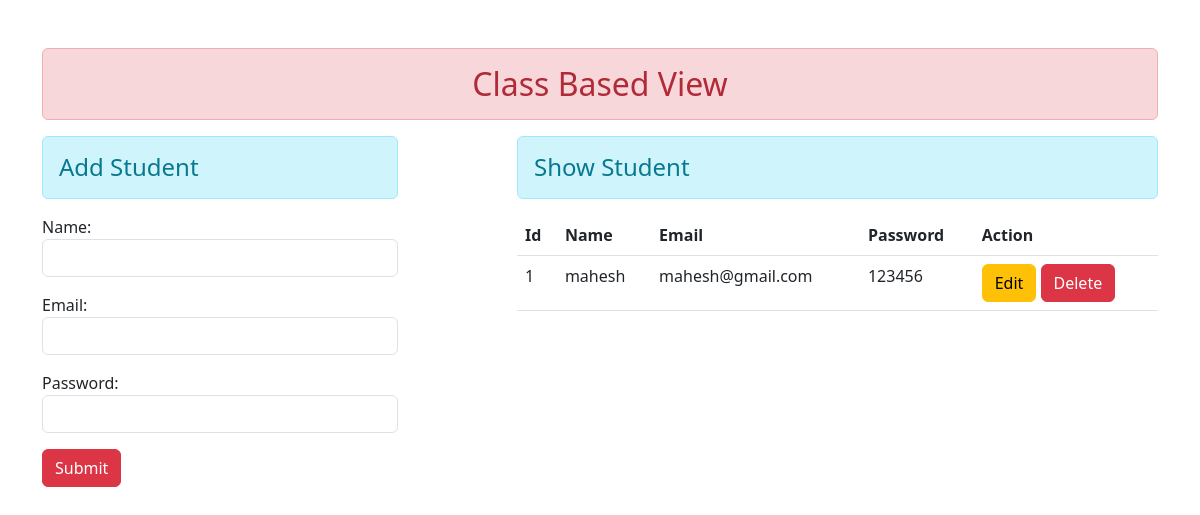
/, run on an earlier commit of the app's database.
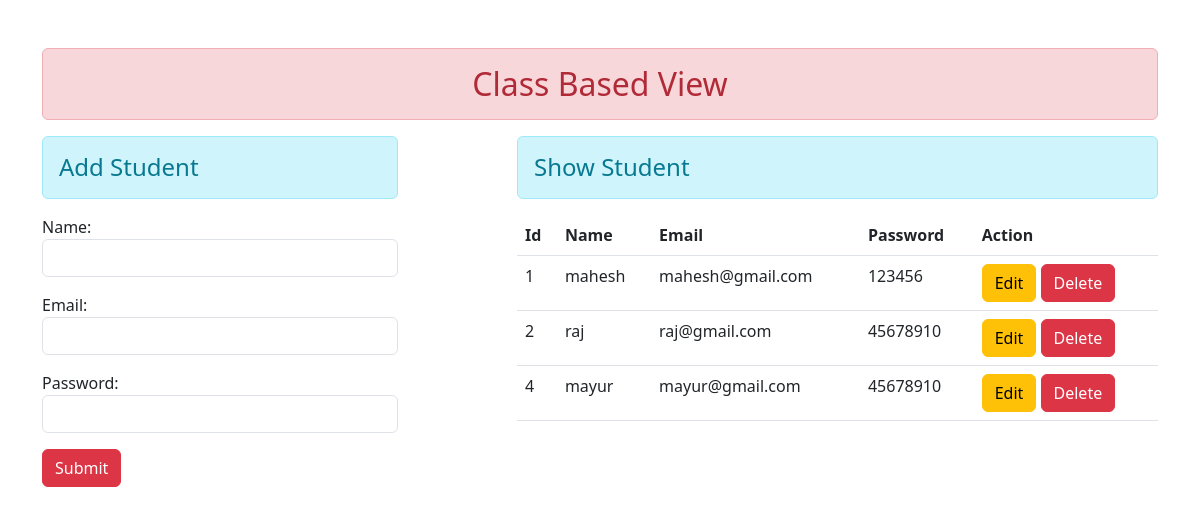
And on a later commit of the database.
### myapp/models.py (models this page shows)
class User(models.Model):
    name = models.CharField(max_length=100)
    email = models.EmailField()
    password =models.CharField(max_length=50)

### myapp/views.py (the view, shortened to what this page needs)
# urls.py: path('',views.UserAddProfile.as_view(), name='addshow'),
class UserAddProfile(TemplateView):
    template_name = 'myapp/addshow.html'
    def get_context_data(self,*args, **kwargs):
        context = super().get_context_data(**kwargs)
        fm = StudentRegistration()
        stud = User.objects.all()
        context = {'stu':stud,'form':fm}
        return context

### myapp/forms.py
class StudentRegistration(forms.ModelForm):
    class Meta:
        model = User
        fields = ['name','email','password']
        widgets = {
            'name':forms.TextInput(attrs={'class':'form-control'}),
            'email':forms.EmailInput(attrs={'class':'form-control'}),
            'password':forms.PasswordInput(render_value=True,attrs={'class':'form-control'})
        }

### myapp/templates/myapp/addshow.html (shortened to what this page needs)
{% extends 'myapp/home.html' %}
{% block main %}
<div class="row">
    <div class="col-sm-4">
        <h4 class="txet-center alert alert-info">Add Student</h4>
        <form action="" method="post">
            {{form.as_p}}
            <input type="submit" class="btn btn-danger" value="Submit">
        </form>
    </div>
    <div class="col-sm-7 offset-1">
        <h4 class="txet-center alert alert-info">Show Student</h4>
        {% if stu %}
        <table class="table table-hover">
            <thead>
                <tr>
                    <th scope="col">Id</th>
                    <th scope="col">Name</th>
                    <th scope="col">Email</th>
                    <th scope="col">Password</th>
                    <th scope="col">Action</th>
                </tr>
            </thead>
            <tbody>
                {% for stu in stu %}
                <tr>
                    <td>{{stu.id}}</td>
                    <td>{{stu.name}}</td>
                    <td>{{stu.email}}</td>
                    <td>{{stu.password}}</td>
                    <td>
                        <a href="{% url 'update' stu.id %}" class="btn btn-warning">Edit</a>
                        <form action="{% url 'delete' stu.id %}" method="post" class="d-inline">
                            <input type="submit" class="btn btn-danger" value="Delete">
                        </form>
                    </td>
                </tr>
                {% endfor %}
            </tbody>
        </table>
        {% else %}
        <h3 class="alert alert-danger">No Record Found</h3>
        {% endif %}
    </div>
</div>
{% endblock %}

What changed in the data, as far as the page shows it:
added User: id "2", name "raj", email "raj@gmail.com", password "45678910"
added User: id "4", name "mayur", email "mayur@gmail.com", password "45678910"
